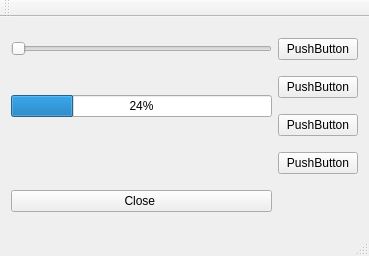
<?xml version="1.0" encoding="UTF-8"?>
<ui version="4.0">
 <class>MainWindow</class>
 <widget class="QMainWindow" name="MainWindow">
  <property name="geometry">
   <rect>
    <x>0</x>
    <y>0</y>
    <width>369</width>
    <height>256</height>
   </rect>
  </property>
  <property name="windowTitle">
   <string>MainWindow</string>
  </property>
  <widget class="QWidget" name="centralWidget">
   <layout class="QGridLayout" name="gridLayout">
    <item row="0" column="0">
     <widget class="QSlider" name="horizontalSlider">
      <property name="orientation">
       <enum>Qt::Horizontal</enum>
      </property>
     </widget>
    </item>
    <item row="0" column="1">
     <widget class="QPushButton" name="pushButton_2">
      <property name="text">
       <string>PushButton</string>
      </property>
     </widget>
    </item>
    <item row="1" column="0" rowspan="2">
     <widget class="QProgressBar" name="progressBar">
      <property name="value">
       <number>24</number>
      </property>
     </widget>
    </item>
    <item row="1" column="1">
     <widget class="QPushButton" name="pushButton_3">
      <property name="text">
       <string>PushButton</string>
      </property>
     </widget>
    </item>
    <item row="2" column="1">
     <widget class="QPushButton" name="pushButton_4">
      <property name="text">
       <string>PushButton</string>
      </property>
     </widget>
    </item>
    <item row="3" column="1">
     <widget class="QPushButton" name="pushButton_5">
      <property name="text">
       <string>PushButton</string>
      </property>
     </widget>
    </item>
    <item row="4" column="0">
     <widget class="QPushButton" name="pushButton">
      <property name="text">
       <string>Close </string>
      </property>
     </widget>
    </item>
   </layout>
  </widget>
  <widget class="QMenuBar" name="menuBar">
   <property name="geometry">
    <rect>
     <x>0</x>
     <y>0</y>
     <width>369</width>
     <height>21</height>
    </rect>
   </property>
  </widget>
  <widget class="QToolBar" name="mainToolBar">
   <attribute name="toolBarArea">
    <enum>TopToolBarArea</enum>
   </attribute>
   <attribute name="toolBarBreak">
    <bool>false</bool>
   </attribute>
  </widget>
  <widget class="QStatusBar" name="statusBar"/>
 </widget>
 <layoutdefault spacing="6" margin="11"/>
 <resources/>
 <connections>
  <connection>
   <sender>pushButton</sender>
   <signal>clicked()</signal>
   <receiver>MainWindow</receiver>
   <slot>close()</slot>
   <hints>
    <hint type="sourcelabel">
     <x>52</x>
     <y>190</y>
    </hint>
    <hint type="destinationlabel">
     <x>76</x>
     <y>132</y>
    </hint>
   </hints>
  </connection>
  <connection>
   <sender>horizontalSlider</sender>
   <signal>sliderMoved(int)</signal>
   <receiver>progressBar</receiver>
   <slot>setValue(int)</slot>
   <hints>
    <hint type="sourcelabel">
     <x>114</x>
     <y>74</y>
    </hint>
    <hint type="destinationlabel">
     <x>135</x>
     <y>120</y>
    </hint>
   </hints>
  </connection>
 </connections>
</ui>
